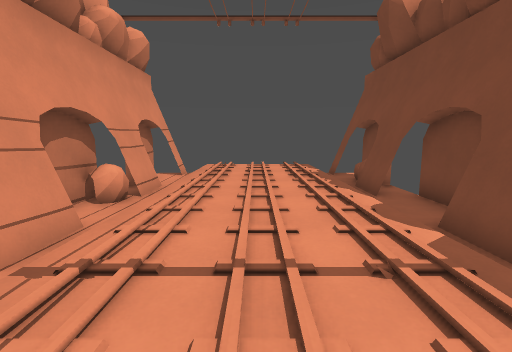
View 1 (above)

15 first-person views from a walk through a 3-D level made in the Godot game engine. The camera is 1.2 m above the floor, tilts 8° down and sees 85° across. The floor is counted in squares, 1 m on a side. Each view is taken from the middle of a square. On the plan, view 1 faces up. The plan holds only what a view shows up to about 13 squares ahead; the rest is blank. The place goes on beyond the plan.

View 2
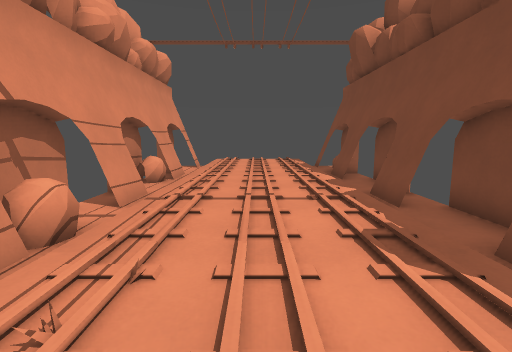

View 3
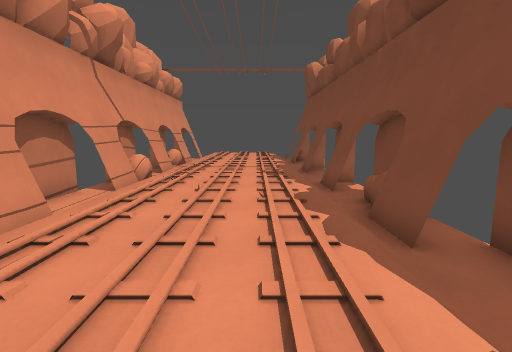

View 4
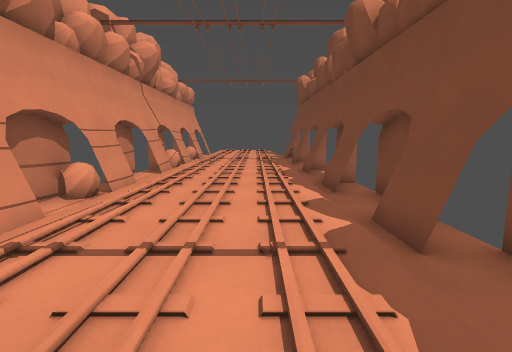

View 5
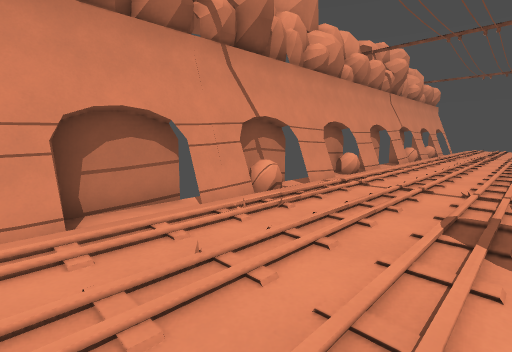

View 6
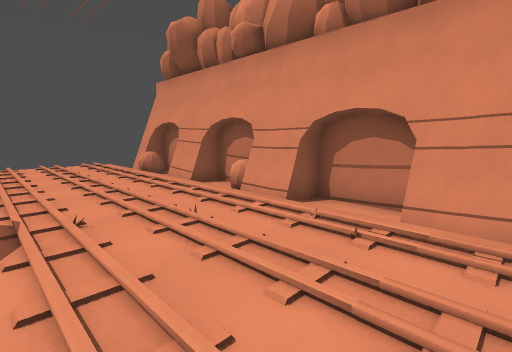

View 7
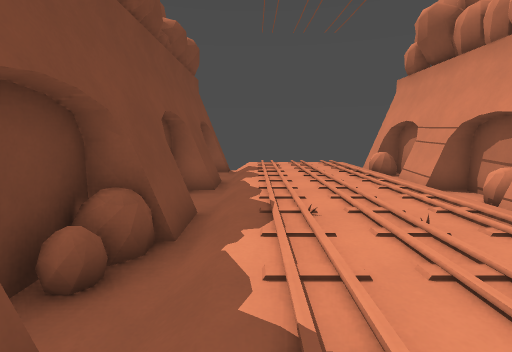

View 8
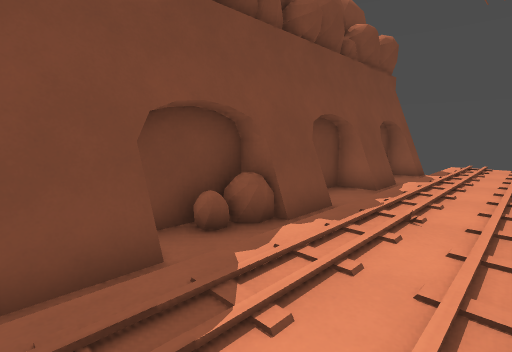

View 9
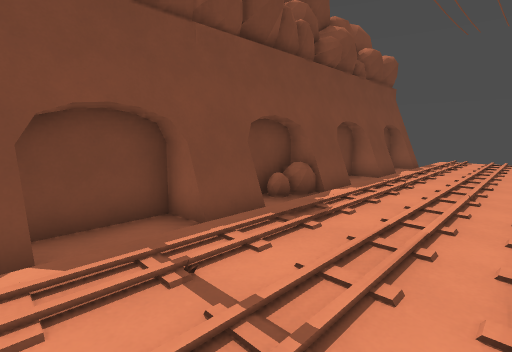

View 10
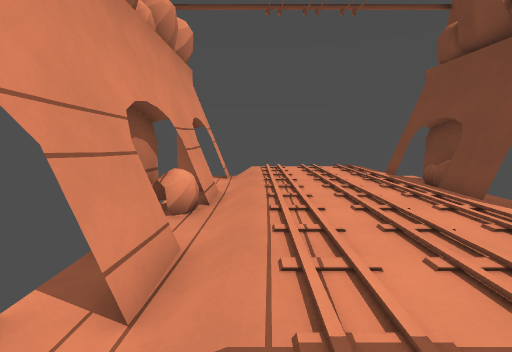

View 11
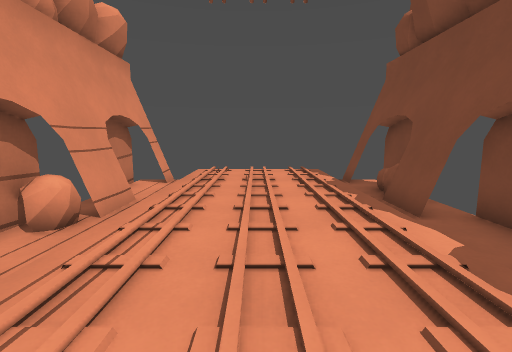

View 12
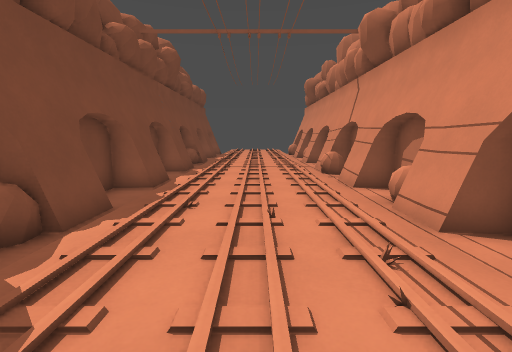

View 13
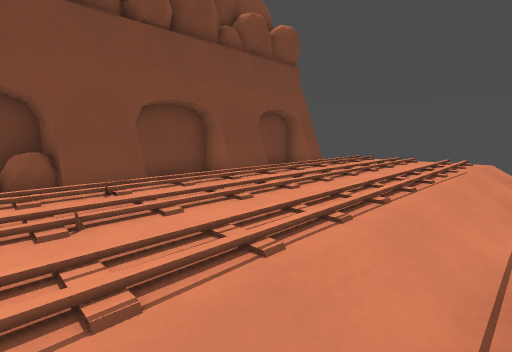

View 14
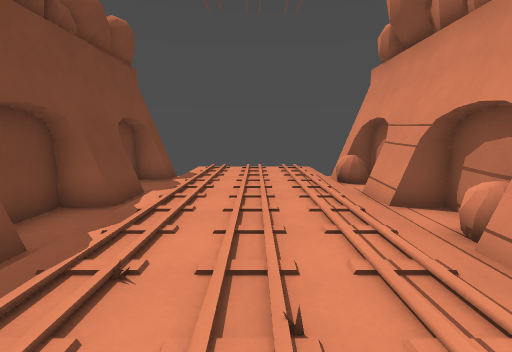

View 15
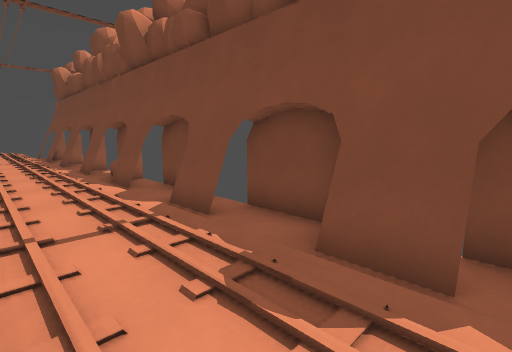

### Floor plan
Key: @ floor where view 1 was taken; # wall or solid block; . main floor; - floor 0.5 m lower than the main floor; / step, stairs or slope; = window, fence, low wall or low ledge; ^ raised ledge.
Columns run from 5 left of view 1 to 5 right of it. Each row starts with its distance up from view 1.
 12  -=.....-##
 11 #--.....--#
 10 #--.....-^#
  9 ###.....-##
  8  #=.....-##
  7 ##-.....--#
  6 #--.....--#
  5 ###.....-##
  4  #=.....-#
  3  ##.....-##
  2 #--.....--#
  1  #^.....--#
  0  ##..@..-##
 -1 ###.....-#
 -2 #--.....-#
 -3 #--.....-#
 -4 ###.....-#
 -5  ##.....-##
 -6  ^-.....--#
 -7 #--.....--#
 -8 ###.....-##
 -9  -#.....-##
-10 #--.....--#
-11 ##^.....--#
-12  ##.....-##
-13  -#.....-##
-14 #- .....--#
-15 #--.....-##
-16 ##/.....-#
-17  #=.....-#
-18 ##-.....-##
-19 #--.....--#
-20 ###.....-##
-21  #=.....-#
-22  ##.....-##
-23 #--.....--#
-24  #^.....--#
-25  #=.....-##

Where each view was taken, in squares from view 1:
view 1: 0 up, 0 right, facing up
view 2: 3 down, 0 right, facing up
view 3: 9 down, 1 right, facing up
view 4: 13 down, 1 right, facing up
view 5: 17 down, 2 right, facing up-left
view 6: 12 down, 2 right, facing down-left
view 7: 12 down, 2 right, facing down
view 8: 12 down, 0 right, facing down-right
view 9: 9 down, 1 left, facing down-right
view 10: 1 up, 2 left, facing up
view 11: 2 up, 0 right, facing up
view 12: 1 up, 0 right, facing down
view 13: 15 down, 3 left, facing down-right
view 14: 14 down, 0 right, facing down
view 15: 14 down, 0 right, facing up-right
